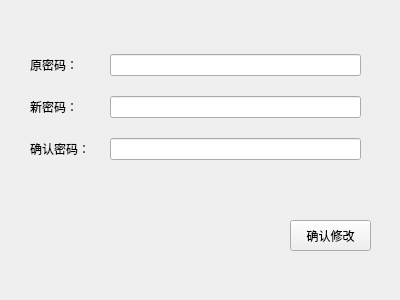
<?xml version="1.0" encoding="UTF-8"?>
<ui version="4.0">
 <class>Form</class>
 <widget class="QWidget" name="Form">
  <property name="geometry">
   <rect>
    <x>0</x>
    <y>0</y>
    <width>400</width>
    <height>300</height>
   </rect>
  </property>
  <property name="windowTitle">
   <string>更换密码</string>
  </property>
  <widget class="QWidget" name="formLayoutWidget">
   <property name="geometry">
    <rect>
     <x>20</x>
     <y>44</y>
     <width>351</width>
     <height>131</height>
    </rect>
   </property>
   <layout class="QFormLayout" name="formLayout">
    <property name="horizontalSpacing">
     <number>20</number>
    </property>
    <property name="verticalSpacing">
     <number>20</number>
    </property>
    <property name="leftMargin">
     <number>10</number>
    </property>
    <property name="topMargin">
     <number>10</number>
    </property>
    <property name="rightMargin">
     <number>10</number>
    </property>
    <property name="bottomMargin">
     <number>10</number>
    </property>
    <item row="0" column="0">
     <widget class="QLabel" name="label_5">
      <property name="text">
       <string>原密码：</string>
      </property>
     </widget>
    </item>
    <item row="0" column="1">
     <widget class="QLineEdit" name="oldPassword"/>
    </item>
    <item row="1" column="0">
     <widget class="QLabel" name="label_2">
      <property name="text">
       <string>新密码：</string>
      </property>
     </widget>
    </item>
    <item row="1" column="1">
     <widget class="QLineEdit" name="newPassword"/>
    </item>
    <item row="2" column="0">
     <widget class="QLabel" name="label">
      <property name="text">
       <string>确认密码：</string>
      </property>
     </widget>
    </item>
    <item row="2" column="1">
     <widget class="QLineEdit" name="againPassword"/>
    </item>
   </layout>
  </widget>
  <widget class="QPushButton" name="alterSure">
   <property name="geometry">
    <rect>
     <x>290</x>
     <y>220</y>
     <width>81</width>
     <height>31</height>
    </rect>
   </property>
   <property name="text">
    <string>确认修改</string>
   </property>
  </widget>
 </widget>
 <resources/>
 <connections/>
</ui>
